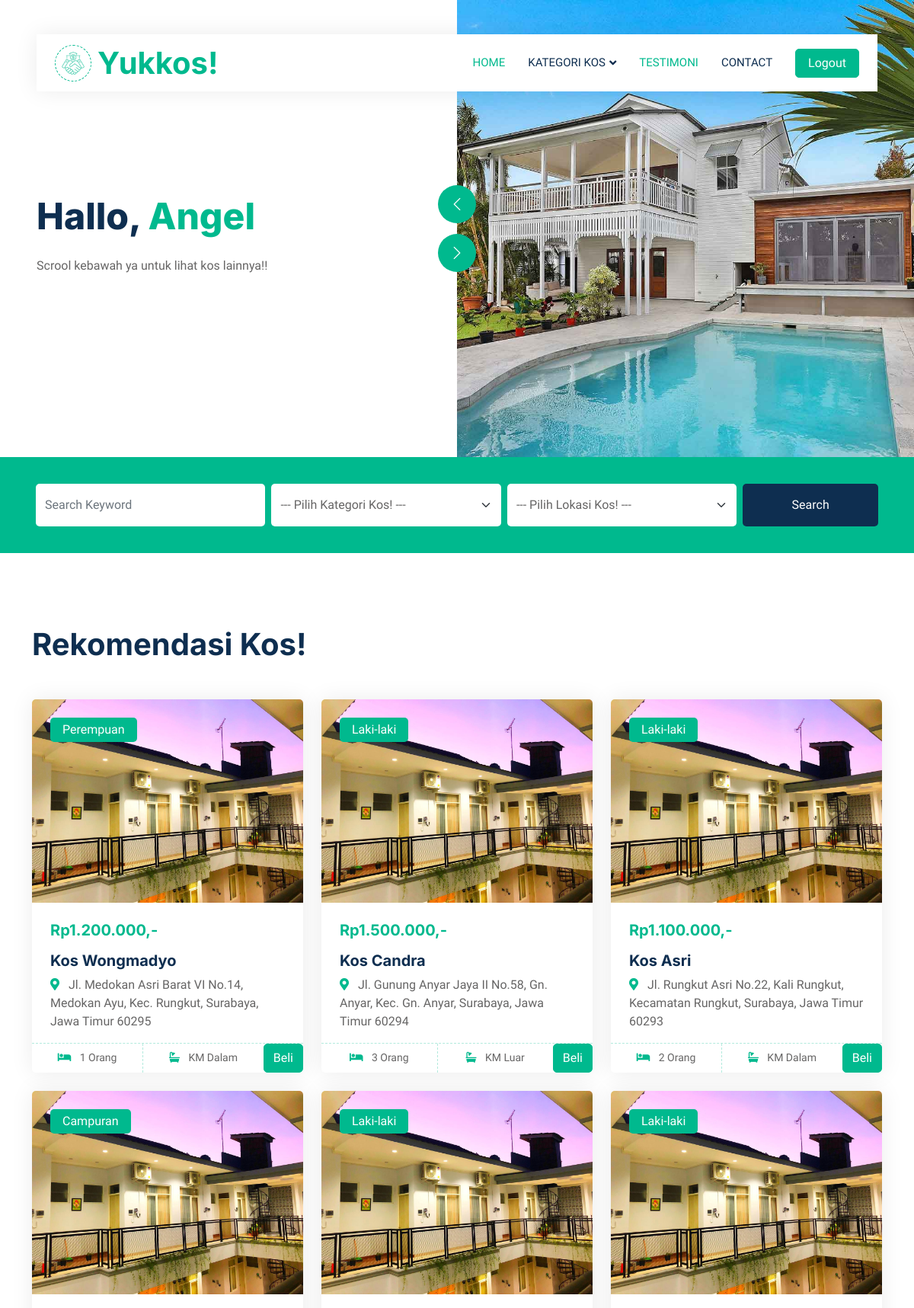
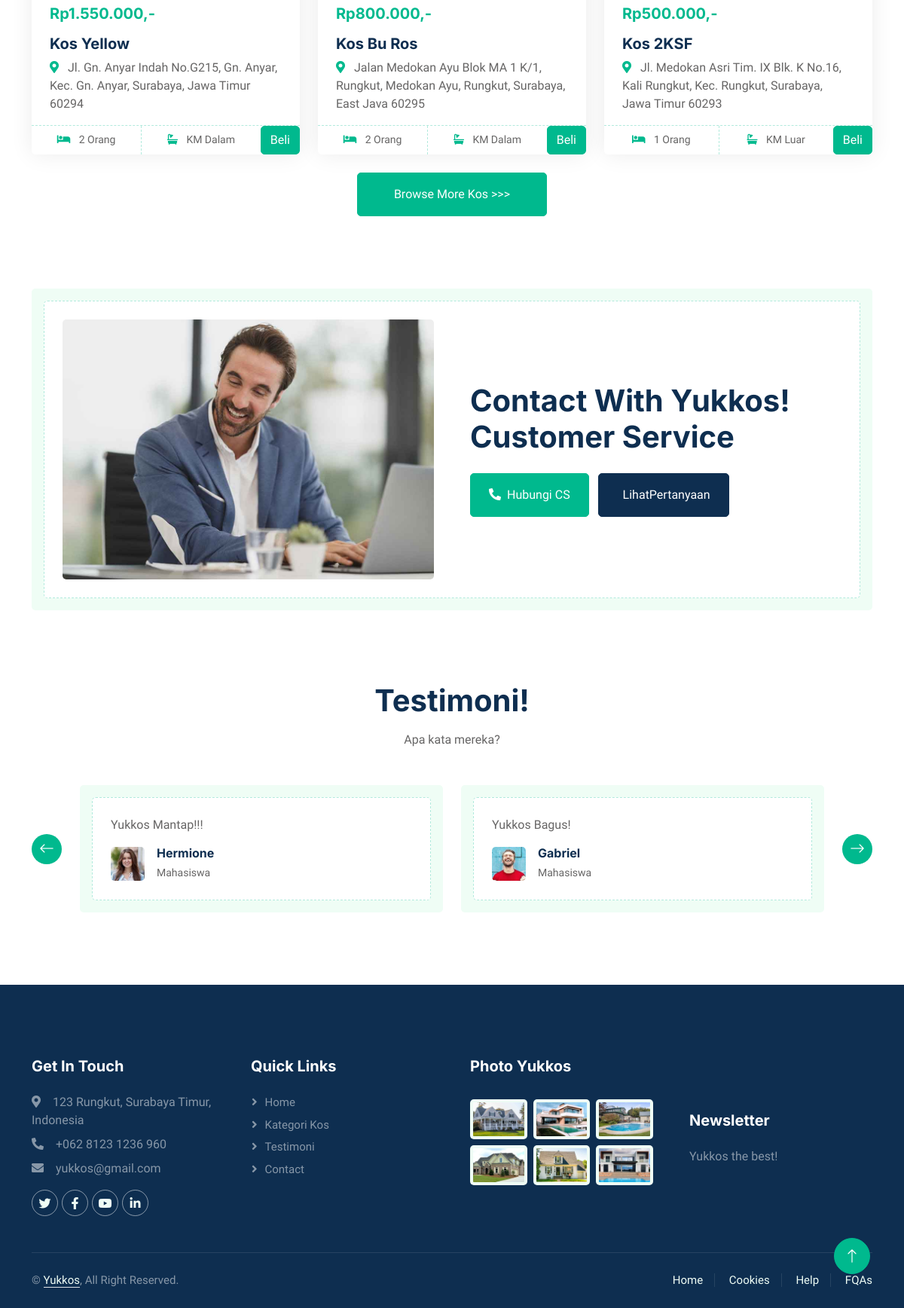
Screenshot of /beranda.php with the database file from the repository (2 pictures, top to bottom).
### tables this page shows
CREATE TABLE `tb_kos` (
  `id_kos` int(11) NOT NULL,
  `NamaKos` varchar(100) NOT NULL,
  `NamaPemilik` varchar(100) NOT NULL,
  `HargaKos` decimal(10,0) NOT NULL,
  `KamarMandi` varchar(100) NOT NULL,
  `JumlahPerkamar` varchar(100) NOT NULL,
  `KategoriKos` varchar(100) NOT NULL,
  `Wilayah` varchar(100) NOT NULL,
  `Alamat` text NOT NULL,
  `Deskripsi` text NOT NULL,
  `Gambar` blob NOT NULL
);

### beranda.php (the view, shortened to what this page needs)
<!DOCTYPE html>
<html lang="en">
<head>
    <link href="https://cdnjs.cloudflare.com/ajax/libs/font-awesome/5.10.0/css/all.min.css" rel="stylesheet">
    <link href="https://cdn.jsdelivr.net/npm/bootstrap-icons@1.4.1/font/bootstrap-icons.css" rel="stylesheet">
    <link href="lib/animate/animate.min.css" rel="stylesheet">
    <link href="lib/owlcarousel/assets/owl.carousel.min.css" rel="stylesheet">
    <link href="css/bootstrap.min.css" rel="stylesheet">
    <link href="css/style.css" rel="stylesheet">
</head>
<body>
    <div class="container-xxl bg-white p-0">
        <div class="container-fluid nav-bar bg-transparent">
            <nav class="navbar navbar-expand-lg bg-white navbar-light py-0 px-4">
                <a href="beranda.php" class="navbar-brand d-flex align-items-center text-center">
                    <div class="icon p-2 me-2">
                        <img class="img-fluid" src="img/icon-deal.png" alt="Icon" style="width: 30px; height: 30px;">
                    </div>
                    <h1 class="m-0 text-primary">Yukkos!</h1>
                </a>
                <div class="collapse navbar-collapse" id="navbarCollapse">
                    <div class="navbar-nav ms-auto">
                        <a href="beranda.php" class="nav-item nav-link active">Home</a>
                        <div class="nav-item dropdown">
                            <a href="" class="nav-link dropdown-toggle" data-bs-toggle="dropdown">Kategori Kos</a>
                        </div>
                        <a href="testimoni.php" class="nav-item nav-link active">Testimoni</a>
                        <a href="contact.php" class="nav-item nav-link">Contact</a>
                    </div class="nav-item dropdown">
                    <form action="logout.php" method="post">
                        <button type="submit" class="btn btn-primary px-3 d-none d-lg-flex">Logout</button>
                    </form>
                </div>
            </nav>
        </div>
        <div class="container-fluid header bg-white p-0">
            <div class="row g-0 align-items-center flex-column-reverse flex-md-row">
                <div class="col-md-6 p-5 mt-lg-5">
                    <h1 class="display-5 animated fadeIn mb-4">Hallo, <span class="text-primary">Angel</span></h1>
                    <p class="animated fadeIn mb-4 pb-2">Scrool kebawah ya untuk lihat kos lainnya!!</p>
                </div>
                <div class="col-md-6 animated fadeIn">
                    <div class="owl-carousel header-carousel">
                        <div class="owl-carousel-item">
                            <img class="img-fluid" src="img/carousel-1.jpg" alt="">
                        </div>
                    </div>
                </div>
            </div>
        </div>
        <div class="container-fluid bg-primary mb-5 wow fadeIn" data-wow-delay="0.1s" style="padding: 35px;">
            <div class="container">
                <div class="row g-2">
                    <div class="col-md-10">
                        <div class="row g-2">
                            <div class="col-md-4">
                                <input type="text" class="form-control border-0 py-3" placeholder="Search Keyword">
                            </div>
                            <div class="col-md-4">
                                <select class="form-select border-0 py-3">
                                    <option selected>--- Pilih Kategori Kos! ---</option>
                                </select>
                            </div>
                            <div class="col-md-4">
                                <select class="form-select border-0 py-3">
                                    <option selected>--- Pilih Lokasi Kos! ---</option>
                                </select>
                            </div>
                        </div>
                    </div>
                    <div class="col-md-2">
                        <button class="btn btn-dark border-0 w-100 py-3">Search</button>
                    </div>
                </div>
            </div>
        </div>
        <div class="container-xxl py-5">
            <div class="container">
                <div class="row g-0 gx-5 align-items-end">
                    <div class="col-lg-6">
                        <div class="text-start mx-auto mb-5 wow slideInLeft" data-wow-delay="0.1s">
                            <h1 class="mb-3">Rekomendasi Kos!</h1>
                        </div>
                    </div>
                </div>
                <div class="tab-content">
                    <div id="tab-3" class="tab-pane fade show p-0 active">
                        <div class="row g-4">
                        <?php
                        include ("koneksi.php");
                        $sql="SELECT * FROM tb_kos WHERE id_kos BETWEEN 1 AND 6";
                        $hasil = mysqli_query($koneksi, $sql);
                        $jmlKos = mysqli_num_rows ($hasil);
                        if ($jmlKos > 0) {
                        while ($row = mysqli_fetch_assoc($hasil)) {
                        ?>
                            <div class="col-lg-4 col-md-6 wow fadeInUp" data-wow-delay="0.1s">
                                <div class="property-item rounded overflow-hidden">
                                    <div class="position-relative overflow-hidden">
                                        <a href=""><img class="img-fluid" src="img/kos.jpeg" alt=""></a>
                                        <div
                                            class="bg-primary rounded text-white position-absolute start-0 top-0 m-4 py-1 px-3">
                                            <?= $row["KategoriKos"];  ?>
                                        </div>
                                    </div>
                                    <div class="p-4 pb-0">
                                        <h5 class="text-primary mb-3">
                                            <?= "Rp".number_format($row["HargaKos"], 0, ",", ".").",-"; ?>
                                        </h5>
                                        <a class="d-block h5 mb-2" href="about.php">
                                            <?= $row["NamaKos"];  ?>
                                        </a>
                                        <p><i class="fa fa-map-marker-alt text-primary me-2"></i>
                                            <?= $row["Alamat"];  ?>
                                        </p>
                                    </div>
                                    <div class="d-flex border-top">
                                        <small class="flex-fill text-center border-end py-2"><i
                                                class="fa fa-bed text-primary me-2"></i>
                                            <?= $row["JumlahPerkamar"];  ?></a>
                                        </small>
                                        <small class="flex-fill text-center py-2"><i
                                                class="fa fa-bath text-primary me-2"></i>
                                            <?= $row["KamarMandi"];  ?></a>
                                        </small>
                                        <a href="transaksi.php?id_kos=<?php echo $row['id_kos'];?>" class="btn btn-primary">Beli</a>
                                    </div>
                                </div>
                            </div>
                            <?php
                                }
                            }
                            ?>
                            <div class="col-12 text-center">
                                <a class="btn btn-primary py-3 px-5" href="haruslogin.php">Browse More Kos >>></a>
                            </div>
                        </div>
                    </div>
                </div>
            </div>
        </div>
        <div class="container-xxl py-5">
            <div class="container">
                <div class="bg-light rounded p-3">
                    <div class="bg-white rounded p-4" style="border: 1px dashed rgba(0, 185, 142, .3)">
                        <div class="row g-5 align-items-center">
                            <div class="col-lg-6 wow fadeIn" data-wow-delay="0.1s">
                                <img class="img-fluid rounded w-100" src="img/call-to-action.jpg" alt="">
                            </div>
                            <div class="col-lg-6 wow fadeIn" data-wow-delay="0.5s">
                                <div class="mb-4">
                                    <h1 class="mb-3">Contact With Yukkos! Customer Service</h1>
                                </div>
                                <a href="https://api.whatsapp.com/send?phone=081231236960"
                                    class="btn btn-primary py-3 px-4 me-2">
                                    <i class="fa fa-phone-alt me-2"></i>Hubungi CS</a>
                                <a href="" class="btn btn-dark py-3 px-4">
                                    <i class="fa fa-question-alt me-2"></i>LihatPertanyaan</a>
                            </div>
                        </div>
                    </div>
                </div>
            </div>
        </div>
        <div class="container-xxl py-5">
            <div class="container">
                <div class="text-center mx-auto mb-5 wow fadeInUp" data-wow-delay="0.1s" style="max-width: 600px;">
                    <h1 class="mb-3">Testimoni!</h1>
                    <p>Apa kata mereka?</p>
                </div>
                <div class="owl-carousel testimonial-carousel wow fadeInUp" data-wow-delay="0.1s">
                    <div class="testimonial-item bg-light rounded p-3">
                        <div class="bg-white border rounded p-4">
                            <p>Yukkos Mantap!!!</p>
                            <div class="d-flex align-items-center">
                                <img class="img-fluid flex-shrink-0 rounded" src="img/testimonial-1.jpg"
                                    style="width: 45px; height: 45px;">
                                <div class="ps-3">
                                    <h6 class="fw-bold mb-1">Hermione</h6>
                                    <small>Mahasiswa</small>
                                </div>
                            </div>
                        </div>
                    </div>
                    <div class="testimonial-item bg-light rounded p-3">
                        <div class="bg-white border rounded p-4">
                            <p>Yukkos Bagus!</p>
                            <div class="d-flex align-items-center">
                                <img class="img-fluid flex-shrink-0 rounded" src="img/testimonial-2.jpg"
                                    style="width: 45px; height: 45px;">
                                <div class="ps-3">
                                    <h6 class="fw-bold mb-1">Gabriel</h6>
                                    <small>Mahasiswa</small>
                                </div>
                            </div>
                        </div>
                    </div>
                </div>
            </div>
        </div>
        <div class="container-fluid bg-dark text-white-50 footer pt-5 mt-5 wow fadeIn" data-wow-delay="0.1s">
            <div class="container py-5">
                <div class="row g-5">
                    <div class="col-lg-3 col-md-6">
                        <h5 class="text-white mb-4">Get In Touch</h5>
                        <p class="mb-2"><i class="fa fa-map-marker-alt me-3"></i>123 Rungkut, Surabaya Timur, Indonesia
                        </p>
                        <p class="mb-2"><i class="fa fa-phone-alt me-3"></i>+062 8123 1236 960</p>
                        <p class="mb-2"><i class="fa fa-envelope me-3"></i>yukkos@gmail.com</p>
                        <div class="d-flex pt-2">
                            <a class="btn btn-outline-light btn-social" href=""><i class="fab fa-twitter"></i></a>
                            <a class="btn btn-outline-light btn-social" href=""><i class="fab fa-facebook-f"></i></a>
                            <a class="btn btn-outline-light btn-social" href=""><i class="fab fa-youtube"></i></a>
                            <a class="btn btn-outline-light btn-social" href=""><i class="fab fa-linkedin-in"></i></a>
                        </div>
                    </div>
                    <div class="col-lg-3 col-md-6">
                        <h5 class="text-white mb-4">Quick Links</h5>
                        <a class="btn btn-link text-white-50" href="">Home</a>
                        <a class="btn btn-link text-white-50" href="">Kategori Kos</a>
                        <a class="btn btn-link text-white-50" href="">Testimoni</a>
                        <a class="btn btn-link text-white-50" href="">Contact</a>
                    </div>
                    <div class="col-lg-3 col-md-6">
                        <h5 class="text-white mb-4">Photo Yukkos</h5>
                        <div class="row g-2 pt-2">
                            <div class="col-4">
                                <img class="img-fluid rounded bg-light p-1" src="img/property-1.jpg" alt="">
                            </div>
                            <div class="col-4">
                                <img class="img-fluid rounded bg-light p-1" src="img/property-2.jpg" alt="">
                            </div>
                            <div class="col-4">
                                <img class="img-fluid rounded bg-light p-1" src="img/property-3.jpg" alt="">
                            </div>
                            <div class="col-4">
                                <img class="img-fluid rounded bg-light p-1" src="img/property-4.jpg" alt="">
                            </div>
                            <div class="col-4">
                                <img class="img-fluid rounded bg-light p-1" src="img/property-5.jpg" alt="">
                            </div>
                            <div class="col-4">
                                <img class="img-fluid rounded bg-light p-1" src="img/property-6.jpg" alt="">
                            </div>
                        </div>
                    </div>
                    <div class="col-lg-3 col-md-6">
                        <h5 class="text-white mb-4"><br><br><br>Newsletter</h5>
                        <p>Yukkos the best!</p>
                    </div>
                </div>
            </div>
            <div class="container">
                <div class="copyright">
                    <div class="row">
                        <div class="col-md-6 text-center text-md-start mb-3 mb-md-0">
                            &copy; <a class="border-bottom" href="#">Yukkos</a>, All Right Reserved.
                        </div>
                        <div class="col-md-6 text-center text-md-end">
                            <div class="footer-menu">
                                <a href="">Home</a>
                                <a href="">Cookies</a>
                                <a href="">Help</a>
                                <a href="">FQAs</a>
                            </div>
                        </div>
                    </div>
                </div>
            </div>
        </div>
        <a href="#" class="btn btn-lg btn-primary btn-lg-square back-to-top"><i class="bi bi-arrow-up"></i></a>
    </div>
</body>
</html>

### rows the page displays
tb_kos: KategoriKos "Perempuan", HargaKos "1.200.000", NamaKos "Kos Wongmadyo", Alamat "Jl. Medokan Asri Barat VI No.14, Medokan Ayu, Kec. Rungkut, Surabaya, Jawa Timur 60295", JumlahPerkamar "1 Orang", KamarMandi "KM Dalam"
tb_kos: KategoriKos "Laki-laki", HargaKos "1.500.000", NamaKos "Kos Candra", Alamat "Jl. Gunung Anyar Jaya II No.58, Gn. Anyar, Kec. Gn. Anyar, Surabaya, Jawa Timur 60294", JumlahPerkamar "3 Orang", KamarMandi "KM Luar"
tb_kos: KategoriKos "Laki-laki", HargaKos "1.100.000", NamaKos "Kos Asri", Alamat "Jl. Rungkut Asri No.22, Kali Rungkut, Kecamatan Rungkut, Surabaya, Jawa Timur 60293", JumlahPerkamar "2 Orang", KamarMandi "KM Dalam"
tb_kos: KategoriKos "Campuran", HargaKos "1.550.000", NamaKos "Kos Yellow", Alamat "Jl. Gn. Anyar Indah No.G215, Gn. Anyar, Kec. Gn. Anyar, Surabaya, Jawa Timur 60294", JumlahPerkamar "2 Orang", KamarMandi "KM Dalam"
tb_kos: KategoriKos "Laki-laki", HargaKos "800.000", NamaKos "Kos Bu Ros", Alamat "Jalan Medokan Ayu Blok MA 1 K/1, Rungkut, Medokan Ayu, Rungkut, Surabaya, East Java 60295", JumlahPerkamar "2 Orang", KamarMandi "KM Dalam"
tb_kos: KategoriKos "Laki-laki", HargaKos "500.000", NamaKos "Kos 2KSF", Alamat "Jl. Medokan Asri Tim. IX Blk. K No.16, Kali Rungkut, Kec. Rungkut, Surabaya, Jawa Timur 60293", JumlahPerkamar "1 Orang", KamarMandi "KM Luar"
